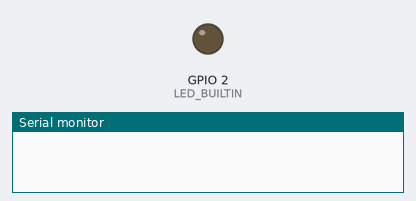
Bench run of a sketch on a simulated ESP32. On the bench: output pins drawn as LEDs (lit = HIGH), the last lines printed to the serial monitor.

Above: at 0.1 s.
At 3.5 s:
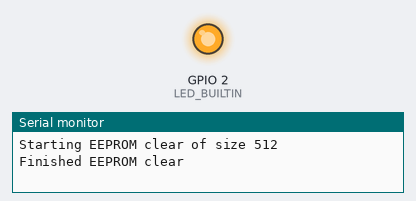
Timing chart, 0 to 5.0 s (numbered marks = the images above):
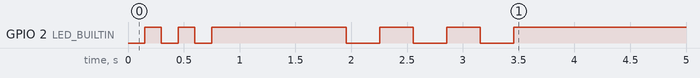

The sketch:

EEPROMClear.ino
```cpp
#include <EEPROM.h>              // Read a write to permanent FLASH storage


void ClearROM ( uint32_t Size );


void setup()
{
   int      Size = 512;
   uint16_t Tries;

   // open the serial port at 115200 bps.
   Serial.begin ( 115200 );
   Tries = 0;
   while ( !Serial && Tries < 30 )
   {
      Tries++;
      delay ( 500 );
   }

   // Configure the onboard LED pin for output.
   pinMode ( LED_BUILTIN, OUTPUT );

   for ( int i = 0; i < 3; i++ )
   {
      digitalWrite ( LED_BUILTIN, LOW );
      delay ( 150 );
      digitalWrite ( LED_BUILTIN, HIGH );
      delay ( 150 );
   }

   Serial.printf ( "\n\nStarting EEPROM clear of size %d \n", Size );

   delay ( 500 );

   // Clear the EEPROM
   for ( int i = 0; i < Size; i++ )
   {
      EEPROM.write ( i, 0 );
   }
   EEPROM.commit();

   delay ( 500 );

   Serial.println ( "Finished EEPROM clear" );

   for ( int i = 0; i < 3; i++ )
   {
      digitalWrite ( LED_BUILTIN, LOW );
      delay ( 300 );
      digitalWrite ( LED_BUILTIN, HIGH );
      delay ( 300 );
   }
}


void loop()
{
   // Do nothing;
}
```
